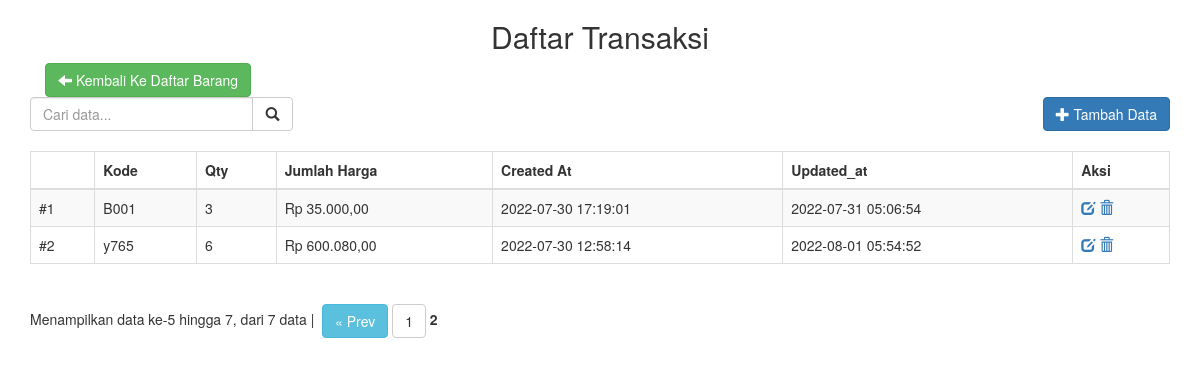
/transaksi_index.php?page=2, run on the app's committed database.
### tables this page shows
CREATE TABLE `transaksi` (
  `id` bigint(20) NOT NULL,
  `kode_barang` char(4) NOT NULL,
  `qty` int(11) NOT NULL,
  `jumlah_harga` int(11) NOT NULL,
  `created_at` datetime NOT NULL DEFAULT current_timestamp(),
  `updated_at` datetime NOT NULL DEFAULT current_timestamp()
);

### DBcon.class.php (called while the page is built, shortened)
<?php
class DBcon{
    private $dbHost     = "localhost";
    private $dbUsername = "root";
    private $dbPassword = "";
    private $dbName     = "toko";
    public function __construct(){
        if(!isset($this->db)){
            $conn = new mysqli($this->dbHost, $this->dbUsername, $this->dbPassword, $this->dbName);
            if($conn->connect_error){
                die("Failed to connect with MySQL: " . $conn->connect_error);
            }else{
                $this->db = $conn;
            }
        }
    }
    public function getRows($table, $conditions = array()){
        $sql = 'SELECT ';
        $sql .= array_key_exists("select", $conditions)?$conditions['select']:'*';
        $sql .= ' FROM '.$table;
        if(array_key_exists("order_by", $conditions)){
            $sql .= ' ORDER BY '.$conditions['order_by'];
        }
        if(array_key_exists("start", $conditions) && array_key_exists("limit", $conditions)){
            $sql .= ' LIMIT '.$conditions['start'].','.$conditions['limit'];
        }elseif(!array_key_exists("start", $conditions) && array_key_exists("limit", $conditions)){
            $sql .= ' LIMIT '.$conditions['limit'];
        }
        $result = $this->db->query($sql);
        if(array_key_exists("return_type", $conditions) && $conditions['return_type'] != 'all'){
            switch($conditions['return_type']){
                case 'count':
                    $data = $result->num_rows;
                    break;
            }
        }else{
            if($result->num_rows > 0){
                while($row = $result->fetch_assoc()){
                    $data[] = $row;
                }
            }
        }
        return !empty($data)?$data:false;
    }
}

### transaksi_index.php (the view, shortened to what this page needs)
<?php
require_once 'Pagination.class.php';
require_once 'DBcon.class.php';
$db = new DBcon();
$perPageLimit = 5;
$offset = !empty($_GET['page'])?(($_GET['page']-1)*$perPageLimit):0;
$searchKeyword = !empty($_GET['sq'])?$_GET['sq']:'';
$searchStr = !empty($searchKeyword)?'?sq='.$searchKeyword:'';
$searchArr = '';
$con = array(
    'like_or' => $searchArr,
    'return_type' => 'count'
);
$rowCount = $db->getRows('transaksi', $con);
$pagConfig = array(
    'baseURL' => 'transaksi_index.php'.$searchStr,
    'totalRows' => $rowCount,
    'perPage' => $perPageLimit
);
$pagination = new Pagination($pagConfig);
$con = array(
    'like_or' => $searchArr,
    'start' => $offset,
    'limit' => $perPageLimit,
    'order_by' => 'id ASC',
);
$transaksis = $db->getRows('transaksi', $con);
?>
<!DOCTYPE html>
<html lang="en">
<head>
    <link rel="stylesheet" href="https://maxcdn.bootstrapcdn.com/bootstrap/3.3.6/css/bootstrap.min.css">
</head>
<body>
    <div class="container">
        <h2 style="text-align: center;">Daftar Transaksi</h2>
        <div class="buttonkembali" style="text-align: left;">
            <span class="panel-heading"><a href="index.php" title="Klik untuk Kembali" class="btn btn-success"><i class="glyphicon glyphicon-arrow-left"></i> Kembali Ke Daftar Barang</a></span>
        </div>
        <div class="row">
            <div class="col-md-3 search-panel">
                <form>
                <div class="input-group">
                    <input type="text" name="sq" class="form-control" placeholder="Cari data..." value="<?php echo $searchKeyword; ?>">
                    <div class="input-group-btn">
                        <button title="Klik untuk Mencari" class="btn btn-default" type="submit">
                            <i class="glyphicon glyphicon-search"></i>
                        </button>
                    </div>
                </div>
                </form>
            </div>
            <div class="col-md-4 col-md-offset-5">
                <span class="pull-right">
                    <a href="transaksi_addEdit.php" title="Klik untuk Menambah Data" class="btn btn-primary"><i class="glyphicon glyphicon-plus"></i> Tambah Data</a>
                    <br>
                </span>
            </div>
        </div>
        <table class="table table-striped table-bordered">
            <br>
            <thead>
                <tr>
                    <th></th>
                    <th>Kode</th>
                    <th>Qty</th>
                    <th>Jumlah Harga</th>
                    <th>Created At</th>
                    <th>Updated_at</th>
                    <th>Aksi</th>
                </tr>
            </thead>
            <tbody>
                <?php
                if(!empty($transaksis)){ $count = 0;
                    foreach($transaksis as $transaksi){ $count++;
                ?>
                <tr>
                    <td><?php echo '#'.$count; ?></td>
                    <td><?php echo $transaksi['kode_barang']; ?></td>
                    <td><?php echo $transaksi['qty']; ?></td>
                    <td><?php echo 'Rp ' . number_format($transaksi['jumlah_harga'],2,",","."); ?></td>
                    <td><?php echo $transaksi['created_at']; ?></td>
                    <td><?php echo $transaksi['updated_at']; ?></td>
                    <td>
                        <a title="Sunting" href="transaksi_addEdit.php?id=<?php echo $transaksi['id']; ?>" class="glyphicon glyphicon-edit"></a>
                        <a title="Hapus" href="transaksi_userAction.php?action_type=delete&id=<?php echo $transaksi['id']; ?>" class="glyphicon glyphicon-trash" onclick="return confirm('Yakin ingin Menghapus Data?')"></a>
                    </td>
                </tr>
                <?php } }else{ ?>
                <tr><td colspan="5">DATA TIDAK DITEMUKAN</td></tr>
                <?php } ?>
            </tbody>
        </table>
        <?php echo $pagination->createLinks(); ?>
    </div>
</body>
</html>

### data on the page
transaksi: kode_barang "B001", qty "3", jumlah_harga "35.000,00", created_at "2022-07-30 17:19:01", updated_at "2022-07-31 05:06:54"
transaksi: kode_barang "y765", qty "6", jumlah_harga "600.080,00", created_at "2022-07-30 12:58:14", updated_at "2022-08-01 05:54:52"

### other printed values
$pagination->createLinks() "Menampilkan data ke-5 hingga 7, dari 7 data |"
$this->prevLink "« Prev"
